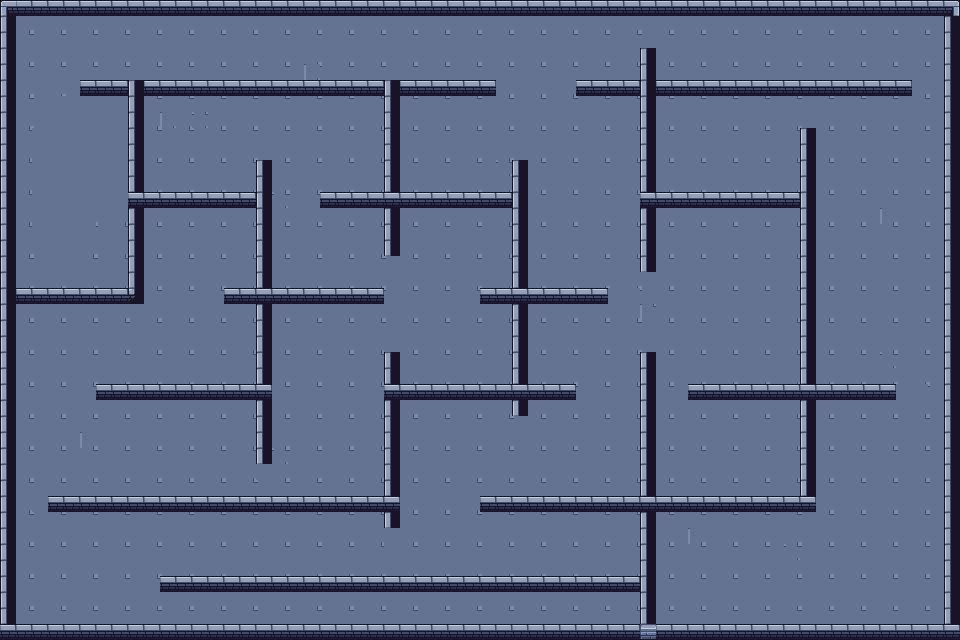

This game map was drawn from its Tiled (.tmx) file and the tilesets committed beside it. A one-line description and the trimmed map source follow:
An orthogonal 60x40 tile map with 16x16 px tiles, 1 tile layer (Tile Layer 1), 2 tilesets and 50 objects (26x wall, 8x guard_start, 8x guard_end, player_spawn, key, ...).

<map version="1.10" tiledversion="1.12.2" orientation="orthogonal" renderorder="right-down" width="60" height="40" tilewidth="16" tileheight="16" infinite="0" nextlayerid="7" nextobjectid="1015">
 <tileset firstgid="1" source="tilesetAD/map1/Set 1.0.tsx" />
 <tileset firstgid="49" source="tilesetAD/map1/Set 1.2.tsx" />
 <layer id="1" name="Tile Layer 1" width="60" height="40">
  <data>[2400 cells, 2400 non-empty, 15 distinct tile ids]</data>
 </layer>
 <objectgroup id="2" name="collisions">
  <object id="1" name="wall" x="0" y="0" width="960" height="16" />
  <object id="2" name="wall" x="0" y="624" width="960" height="16" />
  <object id="3" name="wall" x="0" y="0" width="16" height="640" />
  <object id="4" name="wall" x="944" y="0" width="16" height="640" />
  <object id="5" name="wall" x="82.5" y="79" width="415" height="18.5" />
  <object id="6" name="wall" x="572.5" y="80" width="338.5" height="15" />
  <object id="8" name="wall" x="258" y="159.5" width="11.5" height="305" />
  <object id="9" name="wall" x="384.5" y="81.5" width="14.5" height="174" />
  <object id="10" name="wall" x="384.5" y="352" width="13.5" height="176.5" />
  <object id="11" name="wall" x="514" y="160.5" width="10.5" height="257.5" />
  <object id="12" name="wall" x="642" y="49" width="12.5" height="222" />
  <object id="13" name="wall" x="641" y="352.5" width="14.5" height="282.5" />
  <object id="14" name="wall" x="799" y="131" width="15" height="375" />
  <object id="15" name="wall" x="137" y="191.5" width="118" height="15.5" />
  <object id="16" name="wall" x="319" y="191.5" width="193" height="15" />
  <object id="17" name="wall" x="640" y="194" width="164" height="10" />
  <object id="18" name="wall" x="8.5" y="288.5" width="130" height="10" />
  <object id="19" name="wall" x="223" y="288.5" width="158.5" height="15.5" />
  <object id="20" name="wall" x="480" y="289.5" width="128.5" height="14" />
  <object id="21" name="wall" x="96.5" y="384.5" width="174.5" height="13.5" />
  <object id="22" name="wall" x="387" y="384" width="188.5" height="9.5" />
  <object id="23" name="wall" x="692" y="386" width="206" height="12" />
  <object id="24" name="wall" x="49.5" y="495" width="347" height="15.5" />
  <object id="25" name="wall" x="482" y="497" width="331" height="14" />
  <object id="26" name="wall" x="160.5" y="576.5" width="494.5" height="13.5" />
  <object id="1000" x="133.5" y="138" width="0.5" />
  <object id="1010" name="wall" x="130" y="92.6667" width="6" height="194.667" />
  <object id="1011" x="-81.3333" y="190" width="1.33333" height="0.666667" />
 </objectgroup>
 <objectgroup id="5" name="entities">
  <object id="27" name="player_spawn" x="34" y="34" width="14" height="16" />
  <object id="28" name="key" x="738" y="98" width="10" height="12" />
  <object id="29" name="server" x="898" y="580" width="30" height="32" />
  <object id="30" name="server_door" x="898" y="387" width="48" height="16" />
  <object id="31" name="item_water" x="194" y="338" width="12" height="12" />
  <object id="32" name="item_meat" x="539" y="341" width="14" height="13" />
 </objectgroup>
 <objectgroup id="6" name="enemies">
  <object id="100" name="guard_start" x="416" y="112" width="12" height="12">
   <properties>
    <property name="id" type="int" value="1" />
    <property name="viewAngle" type="int" value="60" />
    <property name="viewRadius" type="int" value="120" />
   </properties>
  </object>
  <object id="101" name="guard_end" x="608" y="112" width="12" height="12">
   <properties>
    <property name="id" type="int" value="1" />
    <property name="viewAngle" type="int" value="60" />
    <property name="viewRadius" type="int" value="120" />
   </properties>
  </object>
  <object id="102" name="guard_start" x="672" y="112" width="12" height="12">
   <properties>
    <property name="id" type="int" value="2" />
    <property name="viewAngle" type="int" value="60" />
    <property name="viewRadius" type="int" value="120" />
   </properties>
  </object>
  <object id="103" name="guard_end" x="768" y="112" width="12" height="12">
   <properties>
    <property name="id" type="int" value="2" />
    <property name="viewAngle" type="int" value="60" />
    <property name="viewRadius" type="int" value="120" />
   </properties>
  </object>
  <object id="104" name="guard_start" x="672" y="240" width="12" height="12">
   <properties>
    <property name="id" type="int" value="3" />
    <property name="viewAngle" type="int" value="60" />
    <property name="viewRadius" type="int" value="120" />
   </properties>
  </object>
  <object id="105" name="guard_end" x="768" y="240" width="12" height="12">
   <properties>
    <property name="id" type="int" value="3" />
    <property name="viewAngle" type="int" value="60" />
    <property name="viewRadius" type="int" value="120" />
   </properties>
  </object>
  <object id="106" name="guard_start" x="64" y="336" width="12" height="12">
   <properties>
    <property name="id" type="int" value="4" />
    <property name="viewAngle" type="int" value="60" />
    <property name="viewRadius" type="int" value="120" />
   </properties>
  </object>
  <object id="107" name="guard_end" x="224" y="336" width="12" height="12">
   <properties>
    <property name="id" type="int" value="4" />
    <property name="viewAngle" type="int" value="60" />
    <property name="viewRadius" type="int" value="120" />
   </properties>
  </object>
  <object id="108" name="guard_start" x="672" y="336" width="12" height="12">
   <properties>
    <property name="id" type="int" value="5" />
    <property name="viewAngle" type="int" value="60" />
    <property name="viewRadius" type="int" value="120" />
   </properties>
  </object>
  <object id="109" name="guard_end" x="768" y="336" width="12" height="12">
   <properties>
    <property name="id" type="int" value="5" />
    <property name="viewAngle" type="int" value="60" />
    <property name="viewRadius" type="int" value="120" />
   </properties>
  </object>
  <object id="110" name="guard_start" x="64" y="432" width="12" height="12">
   <properties>
    <property name="id" type="int" value="6" />
    <property name="viewAngle" type="int" value="60" />
    <property name="viewRadius" type="int" value="120" />
   </properties>
  </object>
  <object id="111" name="guard_end" x="224" y="432" width="12" height="12">
   <properties>
    <property name="id" type="int" value="6" />
    <property name="viewAngle" type="int" value="60" />
    <property name="viewRadius" type="int" value="120" />
   </properties>
  </object>
  <object id="112" name="guard_start" x="416" y="432" width="12" height="12">
   <properties>
    <property name="id" type="int" value="7" />
    <property name="viewAngle" type="int" value="60" />
    <property name="viewRadius" type="int" value="120" />
   </properties>
  </object>
  <object id="113" name="guard_end" x="608" y="432" width="12" height="12">
   <properties>
    <property name="id" type="int" value="7" />
    <property name="viewAngle" type="int" value="60" />
    <property name="viewRadius" type="int" value="120" />
   </properties>
  </object>
  <object id="114" name="guard_start" x="672" y="432" width="12" height="12">
   <properties>
    <property name="id" type="int" value="8" />
    <property name="viewAngle" type="int" value="60" />
    <property name="viewRadius" type="int" value="120" />
   </properties>
  </object>
  <object id="115" name="guard_end" x="768" y="432" width="12" height="12">
   <properties>
    <property name="id" type="int" value="8" />
    <property name="viewAngle" type="int" value="60" />
    <property name="viewRadius" type="int" value="120" />
   </properties>
  </object>
 </objectgroup>
</map>
